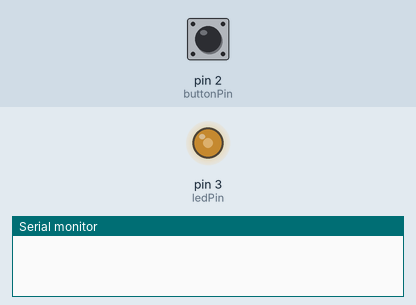
This sketch was run on a simulated Arduino Uno, built with avr-gcc and run on an emulated ATmega328P. Parts: output pins drawn as LEDs (lit = HIGH), the last lines printed to the serial monitor. The inputs (shaded band) are chosen by the test bench; at power-on: pin 2 (buttonPin) HIGH.

Above: at 1.2 s.
1.3 s: pin 2 (buttonPin) pulled LOW for 0.15 s
At 2.9 s:
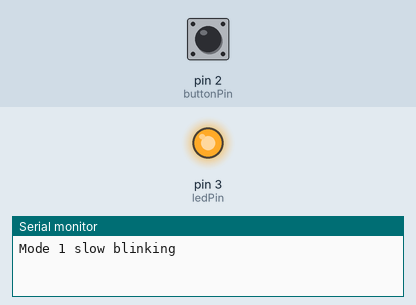
4.4 s: pin 2 (buttonPin) pulled LOW for 1 s
At 7.1 s:
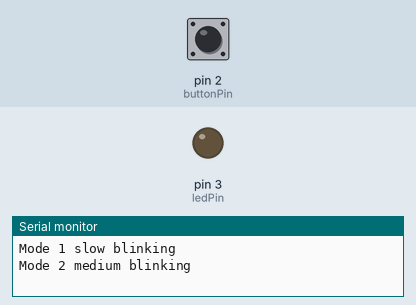
7.4 s: pin 2 (buttonPin) pulsed LOW 5 times (0.12 s each, 0.3 s apart)
10.4 s: pin 2 (buttonPin) pulled LOW for 3.2 s
15.1 s: pin 2 (buttonPin) pulled LOW for 0.15 s
At 17.6 s:
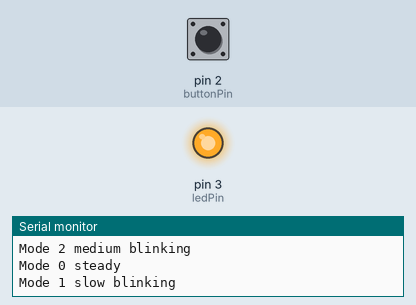
Timing chart, 0 to 17.8 s (numbered marks = the images above; inputs shaded):
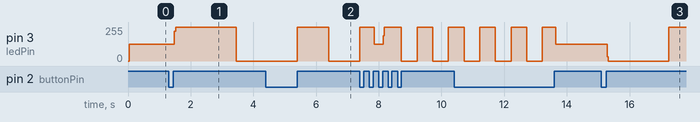

The sketch:

Homework3_2b_Sect5.ino
```cpp
//Button pin
const int buttonPin =2;
//LED pin analog
const int ledPin=3;

//current led state
int ledState=LOW;
//current button state
int buttonState=0;
//Variable if the user have pressed the button or not
bool buttonPressed= false;

//Lightstick mode
int currentMode=0;

//Blinking time
int blinkTime=0;
const int slowBlink=2000;
const int mediumBlink=1000;
const int fastBlink=500;

unsigned long previousMillis=0;

void setup() {
  pinMode(buttonPin, INPUT);
  pinMode(ledPin, OUTPUT);
  Serial.begin(9600);
}

void loop() {
  checkButton();
}


void changeMode(){
  currentMode = currentMode +1;
  if (currentMode>3){
    currentMode=0;
    blinkTime=0;
    Serial.println("Mode 0 steady");
  }

  else if (currentMode==1){
    blinkTime=slowBlink;
    Serial.println("Mode 1 slow blinking");
  }

  else if (currentMode==2){
    blinkTime = mediumBlink;
    Serial.println("Mode 2 medium blinking");
  }

  else if (currentMode==3){
    blinkTime=fastBlink;
    Serial.println("Mode 2 medium blinking");
  }
}

void checkButton(){
  buttonState = digitalRead(buttonPin);

  // Button pressed
  if (buttonState == LOW && !buttonPressed){
    buttonPressed = true;
    // Serial.println("Button pressed down");
  }

  // Button released
  if (buttonState == HIGH && buttonPressed){
    changeMode();
    buttonPressed = false;
  }

  int interval=blinkTime;

  unsigned long currentMillis = millis();
  if (currentMillis -previousMillis >= interval){
    previousMillis = currentMillis;
    if (ledState==HIGH){
      ledState=LOW;
    }
    else{
      ledState=HIGH;
    }
  }
  digitalWrite(ledPin, ledState);
}

 
```

Measured:
- after the input at 1.3 s, pin 3 (ledPin): 126/255 → 255/255 after 0.18 s, → 0/255 2.0 s later
- after the input at 4.4 s, pin 3 (ledPin): 0/255 → 255/255 after 1.0 s instead of 1.0 s
- after the input at 15.1 s, pin 3 (ledPin): 126/255 → 0/255 after 0.18 s, → 255/255 2.0 s later
